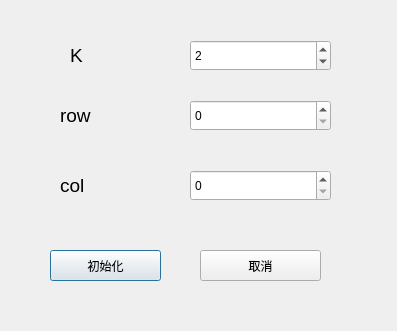
<?xml version="1.0" encoding="UTF-8"?>
<ui version="4.0">
 <class>DialogIni</class>
 <widget class="QDialog" name="DialogIni">
  <property name="geometry">
   <rect>
    <x>0</x>
    <y>0</y>
    <width>397</width>
    <height>331</height>
   </rect>
  </property>
  <property name="windowTitle">
   <string>Dialog</string>
  </property>
  <widget class="QLabel" name="label">
   <property name="geometry">
    <rect>
     <x>70</x>
     <y>40</y>
     <width>81</width>
     <height>31</height>
    </rect>
   </property>
   <property name="font">
    <font>
     <family>Arial</family>
     <pointsize>14</pointsize>
    </font>
   </property>
   <property name="text">
    <string>K</string>
   </property>
  </widget>
  <widget class="QSpinBox" name="spinBox">
   <property name="geometry">
    <rect>
     <x>190</x>
     <y>40</y>
     <width>141</width>
     <height>31</height>
    </rect>
   </property>
   <property name="minimum">
    <number>1</number>
   </property>
   <property name="maximum">
    <number>8</number>
   </property>
   <property name="value">
    <number>2</number>
   </property>
  </widget>
  <widget class="QLabel" name="label_2">
   <property name="geometry">
    <rect>
     <x>60</x>
     <y>100</y>
     <width>101</width>
     <height>31</height>
    </rect>
   </property>
   <property name="font">
    <font>
     <family>Arial</family>
     <pointsize>14</pointsize>
    </font>
   </property>
   <property name="text">
    <string>row</string>
   </property>
  </widget>
  <widget class="QLabel" name="label_3">
   <property name="geometry">
    <rect>
     <x>60</x>
     <y>170</y>
     <width>101</width>
     <height>31</height>
    </rect>
   </property>
   <property name="font">
    <font>
     <family>Arial</family>
     <pointsize>14</pointsize>
    </font>
   </property>
   <property name="text">
    <string>col</string>
   </property>
  </widget>
  <widget class="QSpinBox" name="spinBox_2">
   <property name="geometry">
    <rect>
     <x>190</x>
     <y>100</y>
     <width>141</width>
     <height>31</height>
    </rect>
   </property>
   <property name="maximum">
    <number>255</number>
   </property>
  </widget>
  <widget class="QSpinBox" name="spinBox_3">
   <property name="geometry">
    <rect>
     <x>190</x>
     <y>170</y>
     <width>141</width>
     <height>31</height>
    </rect>
   </property>
   <property name="maximum">
    <number>255</number>
   </property>
  </widget>
  <widget class="QPushButton" name="pushButton">
   <property name="geometry">
    <rect>
     <x>50</x>
     <y>250</y>
     <width>111</width>
     <height>31</height>
    </rect>
   </property>
   <property name="text">
    <string>初始化</string>
   </property>
  </widget>
  <widget class="QPushButton" name="pushButton_2">
   <property name="geometry">
    <rect>
     <x>200</x>
     <y>250</y>
     <width>121</width>
     <height>31</height>
    </rect>
   </property>
   <property name="text">
    <string>取消</string>
   </property>
  </widget>
 </widget>
 <resources/>
 <connections>
  <connection>
   <sender>pushButton</sender>
   <signal>clicked()</signal>
   <receiver>DialogIni</receiver>
   <slot>accept()</slot>
   <hints>
    <hint type="sourcelabel">
     <x>105</x>
     <y>265</y>
    </hint>
    <hint type="destinationlabel">
     <x>198</x>
     <y>165</y>
    </hint>
   </hints>
  </connection>
  <connection>
   <sender>pushButton_2</sender>
   <signal>clicked()</signal>
   <receiver>DialogIni</receiver>
   <slot>reject()</slot>
   <hints>
    <hint type="sourcelabel">
     <x>260</x>
     <y>265</y>
    </hint>
    <hint type="destinationlabel">
     <x>198</x>
     <y>165</y>
    </hint>
   </hints>
  </connection>
 </connections>
</ui>
